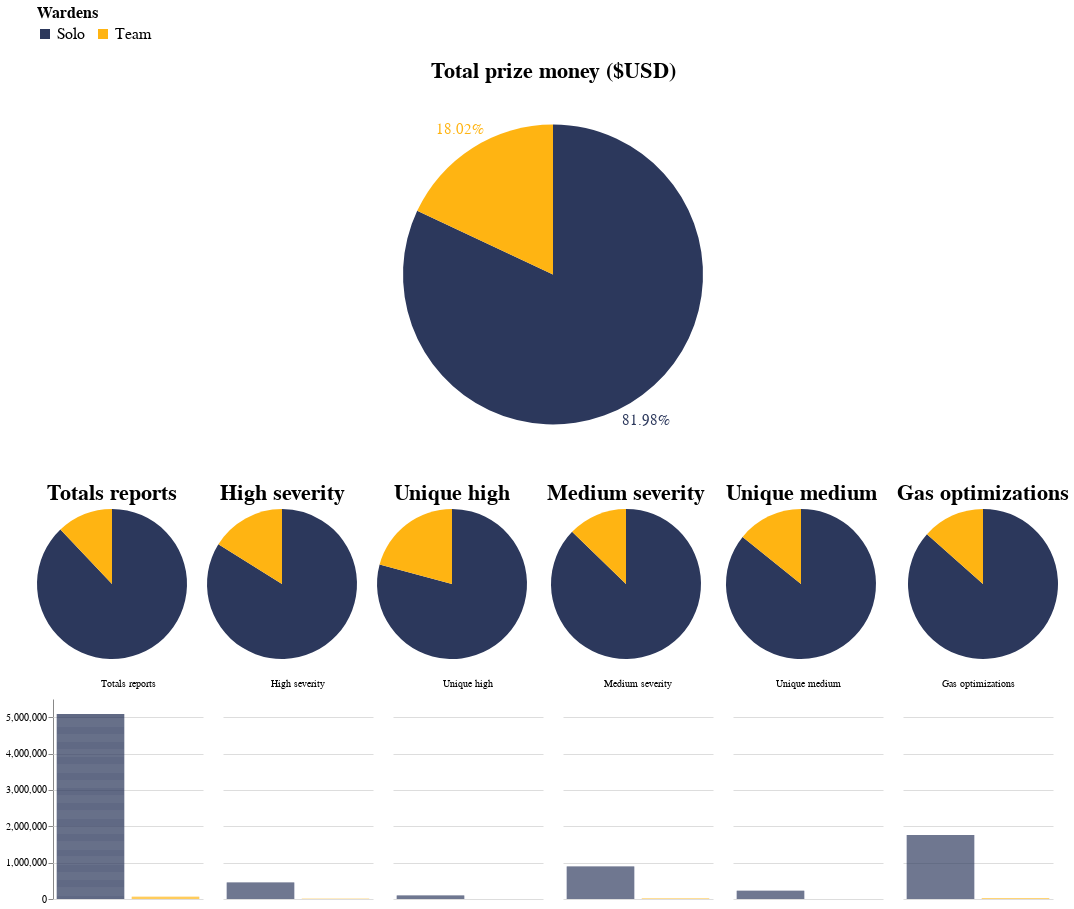

Here is the notebook cell this chart was saved with:
### Markdown cell above
# Comparison of solo wardens VS teams per period

### Code cell
alt.vconcat(total_pie_chart, repeat_pie_charts, grouped_bar_chart, center=True).configure_title(
    fontSize=22
).configure_view(
    strokeWidth=0
)

### Figure 1 — Vega-Lite specification as saved in the notebook (floating-point values rounded to 4 significant figures; data arrays with more than 128 entries replaced by an {"elided": "..."} marker saying what was removed)
{"config": {"view": {"continuousWidth": 400, "continuousHeight": 300, "strokeWidth": 0}, "title": {"fontSize": 22}}, "vconcat": [{"layer": [{"mark": {"type": "arc", "outerRadius": 150}, "encoding": {"color": {"field": "is_team", "legend": {"labelFontSize": 16, "orient": "top", "symbolType": "square", "title": "Wardens", "titleFontSize": 16}, "scale": {"range": ["#2c385c", "#ffb412"]}, "type": "nominal"}, "theta": {"aggregate": "sum", "field": "prize_money", "stack": true, "type": "quantitative"}, "tooltip": [{"field": "is_team", "type": "nominal"}, {"field": "sum_prize_money", "format": "$,", "type": "quantitative"}, {"field": "prize_share", "format": ".2%", "type": "quantitative"}]}, "selection": {"period_selector": {"type": "single", "fields": ["period"], "bind": {"input": "select", "options": ["2022", "2021", "LAST 60 DAYS", "LAST 90 DAYS", "ALL TIME"], "name": "Select a period:"}, "init": {"period": "ALL TIME"}}}, "transform": [{"joinaggregate": [{"op": "sum", "field": "prize_money", "as": "total_prize_money"}]}, {"calculate": "datum.sum_prize_money / datum.total_prize_money", "as": "prize_share"}]}, {"mark": {"type": "text", "radius": 172.5, "size": 15.0}, "encoding": {"color": {"field": "is_team", "legend": {"labelFontSize": 16, "orient": "top", "symbolType": "square", "title": "Wardens", "titleFontSize": 16}, "scale": {"range": ["#2c385c", "#ffb412"]}, "type": "nominal"}, "text": {"field": "prize_share", "format": ".2%", "type": "nominal"}, "theta": {"aggregate": "sum", "field": "prize_money", "stack": true, "type": "quantitative"}, "tooltip": [{"field": "is_team", "type": "nominal"}, {"field": "sum_prize_money", "format": "$,", "type": "quantitative"}, {"field": "prize_share", "format": ".2%", "type": "quantitative"}]}, "transform": [{"joinaggregate": [{"op": "sum", "field": "prize_money", "as": "total_prize_money"}]}, {"calculate": "datum.sum_prize_money / datum.total_prize_money", "as": "prize_share"}]}], "data": {"name": "data-9b486287c3b8555c96dffdb6cf68544e"}, "height": 375.0, "title": "Total prize money ($USD)", "transform": [{"filter": {"selection": "period_selector"}}], "width": 375.0}, {"hconcat": [{"mark": {"type": "arc", "outerRadius": 75.0}, "encoding": {"color": {"field": "is_team", "legend": null, "scale": {"range": ["#2c385c", "#ffb412"]}, "type": "nominal"}, "theta": {"aggregate": "sum", "field": "total_reports", "stack": true, "type": "quantitative"}, "tooltip": [{"field": "is_team", "type": "nominal"}, {"aggregate": "sum", "field": "total_reports", "type": "quantitative"}, {"field": "share", "format": ".2%", "type": "quantitative"}]}, "height": 150, "selection": {"period_selector": {"type": "single", "fields": ["period"], "bind": {"input": "select", "options": ["2022", "2021", "LAST 60 DAYS", "LAST 90 DAYS", "ALL TIME"], "name": "Select a period:"}, "init": {"period": "ALL TIME"}}}, "title": "Totals reports", "transform": [{"joinaggregate": [{"op": "sum", "field": "total_reports", "as": "total"}], "groupby": ["period"]}, {"calculate": "datum.sum_total_reports / datum.total", "as": "share"}, {"filter": {"selection": "period_selector"}}], "width": 150}, {"mark": {"type": "arc", "outerRadius": 75.0}, "encoding": {"color": {"field": "is_team", "legend": null, "scale": {"range": ["#2c385c", "#ffb412"]}, "type": "nominal"}, "theta": {"aggregate": "sum", "field": "high_all", "stack": true, "type": "quantitative"}, "tooltip": [{"field": "is_team", "type": "nominal"}, {"aggregate": "sum", "field": "high_all", "type": "quantitative"}, {"field": "share", "format": ".2%", "type": "quantitative"}]}, "height": 150, "selection": {"period_selector": {"type": "single", "fields": ["period"], "bind": {"input": "select", "options": ["2022", "2021", "LAST 60 DAYS", "LAST 90 DAYS", "ALL TIME"], "name": "Select a period:"}, "init": {"period": "ALL TIME"}}}, "title": "High severity", "transform": [{"joinaggregate": [{"op": "sum", "field": "high_all", "as": "total"}], "groupby": ["period"]}, {"calculate": "datum.sum_high_all / datum.total", "as": "share"}, {"filter": {"selection": "period_selector"}}], "width": 150}, {"mark": {"type": "arc", "outerRadius": 75.0}, "encoding": {"color": {"field": "is_team", "legend": null, "scale": {"range": ["#2c385c", "#ffb412"]}, "type": "nominal"}, "theta": {"aggregate": "sum", "field": "high_solo", "stack": true, "type": "quantitative"}, "tooltip": [{"field": "is_team", "type": "nominal"}, {"aggregate": "sum", "field": "high_solo", "type": "quantitative"}, {"field": "share", "format": ".2%", "type": "quantitative"}]}, "height": 150, "selection": {"period_selector": {"type": "single", "fields": ["period"], "bind": {"input": "select", "options": ["2022", "2021", "LAST 60 DAYS", "LAST 90 DAYS", "ALL TIME"], "name": "Select a period:"}, "init": {"period": "ALL TIME"}}}, "title": "Unique high", "transform": [{"joinaggregate": [{"op": "sum", "field": "high_solo", "as": "total"}], "groupby": ["period"]}, {"calculate": "datum.sum_high_solo / datum.total", "as": "share"}, {"filter": {"selection": "period_selector"}}], "width": 150}, {"mark": {"type": "arc", "outerRadius": 75.0}, "encoding": {"color": {"field": "is_team", "legend": null, "scale": {"range": ["#2c385c", "#ffb412"]}, "type": "nominal"}, "theta": {"aggregate": "sum", "field": "med_all", "stack": true, "type": "quantitative"}, "tooltip": [{"field": "is_team", "type": "nominal"}, {"aggregate": "sum", "field": "med_all", "type": "quantitative"}, {"field": "share", "format": ".2%", "type": "quantitative"}]}, "height": 150, "selection": {"period_selector": {"type": "single", "fields": ["period"], "bind": {"input": "select", "options": ["2022", "2021", "LAST 60 DAYS", "LAST 90 DAYS", "ALL TIME"], "name": "Select a period:"}, "init": {"period": "ALL TIME"}}}, "title": "Medium severity", "transform": [{"joinaggregate": [{"op": "sum", "field": "med_all", "as": "total"}], "groupby": ["period"]}, {"calculate": "datum.sum_med_all / datum.total", "as": "share"}, {"filter": {"selection": "period_selector"}}], "width": 150}, {"mark": {"type": "arc", "outerRadius": 75.0}, "encoding": {"color": {"field": "is_team", "legend": null, "scale": {"range": ["#2c385c", "#ffb412"]}, "type": "nominal"}, "theta": {"aggregate": "sum", "field": "med_solo", "stack": true, "type": "quantitative"}, "tooltip": [{"field": "is_team", "type": "nominal"}, {"aggregate": "sum", "field": "med_solo", "type": "quantitative"}, {"field": "share", "format": ".2%", "type": "quantitative"}]}, "height": 150, "selection": {"period_selector": {"type": "single", "fields": ["period"], "bind": {"input": "select", "options": ["2022", "2021", "LAST 60 DAYS", "LAST 90 DAYS", "ALL TIME"], "name": "Select a period:"}, "init": {"period": "ALL TIME"}}}, "title": "Unique medium", "transform": [{"joinaggregate": [{"op": "sum", "field": "med_solo", "as": "total"}], "groupby": ["period"]}, {"calculate": "datum.sum_med_solo / datum.total", "as": "share"}, {"filter": {"selection": "period_selector"}}], "width": 150}, {"mark": {"type": "arc", "outerRadius": 75.0}, "encoding": {"color": {"field": "is_team", "legend": null, "scale": {"range": ["#2c385c", "#ffb412"]}, "type": "nominal"}, "theta": {"aggregate": "sum", "field": "gas_all", "stack": true, "type": "quantitative"}, "tooltip": [{"field": "is_team", "type": "nominal"}, {"aggregate": "sum", "field": "gas_all", "type": "quantitative"}, {"field": "share", "format": ".2%", "type": "quantitative"}]}, "height": 150, "selection": {"period_selector": {"type": "single", "fields": ["period"], "bind": {"input": "select", "options": ["2022", "2021", "LAST 60 DAYS", "LAST 90 DAYS", "ALL TIME"], "name": "Select a period:"}, "init": {"period": "ALL TIME"}}}, "title": "Gas optimizations", "transform": [{"joinaggregate": [{"op": "sum", "field": "gas_all", "as": "total"}], "groupby": ["period"]}, {"calculate": "datum.sum_gas_all / datum.total", "as": "share"}, {"filter": {"selection": "period_selector"}}], "width": 150}], "data": {"name": "data-9b486287c3b8555c96dffdb6cf68544e"}, "resolve": {"scale": {"theta": "independent"}}}, {"data": {"name": "data-a780e6d517edee303dd1126d2ec54e5a"}, "mark": "bar", "encoding": {"color": {"field": "is_team", "type": "nominal"}, "column": {"field": "key", "sort": {"field": "order", "order": "ascending"}, "title": null, "type": "nominal"}, "tooltip": [{"field": "is_team", "type": "nominal"}, {"field": "value", "type": "quantitative"}], "x": {"axis": null, "field": "is_team", "title": null, "type": "ordinal"}, "y": {"axis": {"title": null}, "field": "value", "scale": {"type": "linear"}, "type": "quantitative"}}, "height": 200, "selection": {"period_selector": {"type": "single", "fields": ["period"], "bind": {"input": "select", "options": ["2022", "2021", "LAST 60 DAYS", "LAST 90 DAYS", "ALL TIME"], "name": "Select a period:"}, "init": {"period": "ALL TIME"}}}, "transform": [{"fold": ["Totals reports", "High severity", "Unique high", "Medium severity", "Unique medium", "Gas optimizations"]}, {"calculate": "{'Totals reports': 0, 'High severity': 1, 'Unique high': 2, 'Medium severity': 3, 'Unique medium': 4, 'Gas optimizations': 5}[datum.key]", "as": "order"}, {"filter": {"selection": "period_selector"}}], "width": {"step": 75.0}}], "center": true, "$schema": "https://vega.github.io/schema/vega-lite/v4.17.0.json", "datasets": {"data-9b486287c3b8555c96dffdb6cf68544e": {"elided": "1368 records"}, "data-a780e6d517edee303dd1126d2ec54e5a": {"elided": "1368 records"}}}
